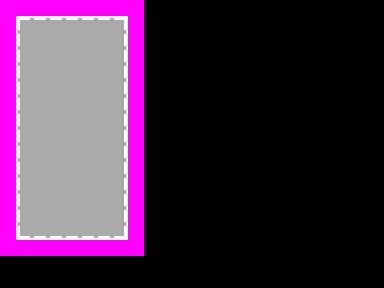

This is a level from a 2D game, rendered from its Tiled map with the project's own tilesets. A one-line summary and the complete map file follow:
An orthogonal 24x18 tile map with 16x16 px tiles, 1 tile layer (Tile Layer 1), 2 tilesets and 1 object (P1).

<map version="1.0" tiledversion="1.1.4" orientation="orthogonal" renderorder="right-down" width="24" height="18" tilewidth="16" tileheight="16" infinite="0" nextobjectid="2">
 <tileset firstgid="1" source="NewTilemap.tsx" />
 <tileset firstgid="101" source="18bit.tsx" />
 <layer name="Tile Layer 1" width="24" height="18">
  <data encoding="csv">
5,5,5,5,5,5,5,5,5,0,0,0,0,0,0,0,0,0,0,0,0,0,0,0,
5,1,2,2,2,2,2,32,5,0,0,0,0,0,0,0,0,0,0,0,0,0,0,0,
5,11,12,12,12,12,12,13,5,0,0,0,0,0,0,0,0,0,0,0,0,0,0,0,
5,11,12,12,12,12,12,13,5,0,0,0,0,0,0,0,0,0,0,0,0,0,0,0,
5,11,12,12,12,12,12,13,5,0,0,0,0,0,0,0,0,0,0,0,0,0,0,0,
5,11,12,12,12,12,12,13,5,0,0,0,0,0,0,0,0,0,0,0,0,0,0,0,
5,11,12,12,12,12,12,13,5,0,0,0,0,0,0,0,0,0,0,0,0,0,0,0,
5,11,12,12,12,12,12,13,5,0,0,0,0,0,0,0,0,0,0,0,0,0,0,0,
5,11,12,12,12,12,12,13,5,0,0,0,0,0,0,0,0,0,0,0,0,0,0,0,
5,11,12,12,12,12,12,13,5,0,0,0,0,0,0,0,0,0,0,0,0,0,0,0,
5,11,12,12,12,12,12,13,5,0,0,0,0,0,0,0,0,0,0,0,0,0,0,0,
5,11,12,12,12,12,12,13,5,0,0,0,0,0,0,0,0,0,0,0,0,0,0,0,
5,11,12,12,12,12,12,13,5,0,0,0,0,0,0,0,0,0,0,0,0,0,0,0,
5,11,12,12,12,12,12,13,5,0,0,0,0,0,0,0,0,0,0,0,0,0,0,0,
5,21,22,22,22,22,22,42,5,0,0,0,0,0,0,0,0,0,0,0,0,0,0,0,
5,5,5,5,5,5,5,5,5,0,0,0,0,0,0,0,0,0,0,0,0,0,0,0,
0,0,0,0,0,0,0,0,0,0,0,0,0,0,0,0,0,0,0,0,0,0,0,0,
0,0,0,0,0,0,0,0,0,0,0,0,0,0,0,0,0,0,0,0,0,0,0,0
</data>
 </layer>
 <objectgroup name="objects">
  <object id="1" name="P1" x="80" y="128" width="16" height="16" />
 </objectgroup>
</map>
